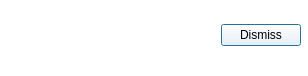
<?xml version="1.0" encoding="UTF-8"?>
<ui version="4.0">
 <class>FencelineAnalysisDialogBase</class>
 <widget class="QDialog" name="FencelineAnalysisDialogBase">
  <property name="geometry">
   <rect>
    <x>0</x>
    <y>0</y>
    <width>308</width>
    <height>76</height>
   </rect>
  </property>
  <property name="windowTitle">
   <string>FencelineAnalysis</string>
  </property>
  <property name="windowOpacity">
   <double>1.000000000000000</double>
  </property>
  <property name="styleSheet">
   <string notr="true">background-color: rgb(255, 255, 255);</string>
  </property>
  <property name="sizeGripEnabled">
   <bool>true</bool>
  </property>
  <widget class="QWidget" name="verticalLayoutWidget">
   <property name="geometry">
    <rect>
     <x>10</x>
     <y>0</y>
     <width>291</width>
     <height>71</height>
    </rect>
   </property>
   <layout class="QVBoxLayout" name="verticalLayout">
    <item>
     <layout class="QHBoxLayout" name="horizontalLayout"/>
    </item>
    <item>
     <layout class="QHBoxLayout" name="buttonLayout">
      <item>
       <spacer name="horizontalSpacer">
        <property name="orientation">
         <enum>Qt::Horizontal</enum>
        </property>
        <property name="sizeHint" stdset="0">
         <size>
          <width>40</width>
          <height>20</height>
         </size>
        </property>
       </spacer>
      </item>
      <item>
       <widget class="QPushButton" name="dismissButton">
        <property name="text">
         <string>Dismiss</string>
        </property>
       </widget>
      </item>
     </layout>
    </item>
   </layout>
  </widget>
 </widget>
 <resources/>
 <connections/>
</ui>
